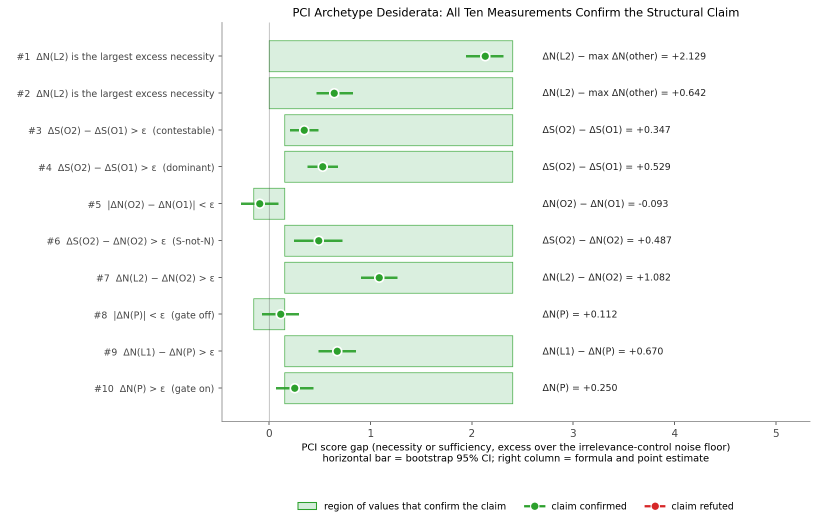
#> input picture figures/archetypes_threshold_forest.png, 1634 x 1045 px (shown at 1/2 size)
$ python make_hero_figure.py
#> lines starting #> are read from the running program, lines starting #| are printed output that depends on the picture; after the words box and inside, x2 and y2 are one past the last pixel; in counts of white or black regions, pixels touching at a corner belong together
#!/usr/bin/env python3
"""Hero/teaser figure for the very front of the paper: composites the
archetype-verdict-recovery forest plot (top) with the runtime and
accuracy scaling benchmarks (bottom), so the headline empirical result --
PCI matches actual-causality verdicts, and stays tractable long past where
exact enumeration gives out -- is visible on page one.

This does not recompute anything: it composites the existing source PNGs
(already generated by their own notebooks) into one panel figure with
consistent panel labels, matching the paper's figure style.

Run: python3 scripts/make_hero_figure.py
Output: figures/hero_verdicts_and_scaling.{pdf,png}
"""
import os

import matplotlib
matplotlib.use("Agg")
import matplotlib.pyplot as plt
import numpy as np
from PIL import Image

INK = "#1d2730"
CAP_COL = "#6b7780"

plt.rcParams.update({"font.family": "DejaVu Sans", "pdf.fonttype": 42,
                     "ps.fonttype": 42})

HERE = os.path.dirname(os.path.dirname(os.path.abspath(__file__)))
ARCHETYPES = os.path.join(HERE, "figures", "archetypes_threshold_forest.png")
RUNTIME = os.path.join(HERE, "docs/source/ac_benchmark/plot1_runtime.png")
ACCURACY = os.path.join(HERE, "docs/source/ac_benchmark/plot3_accuracy.png")


def trimmed(path, pad=12):
    """Crop a source PNG to its true (near-white) content bounding box, so
    composited panels don't carry each source figure's own margins."""
#> called with path = 'figures/archetypes_threshold_forest.png', pad = 12
    im = Image.open(path).convert("RGB")
    arr = np.asarray(im)
    mask = (arr < 250).any(axis=2)  # non-white pixels
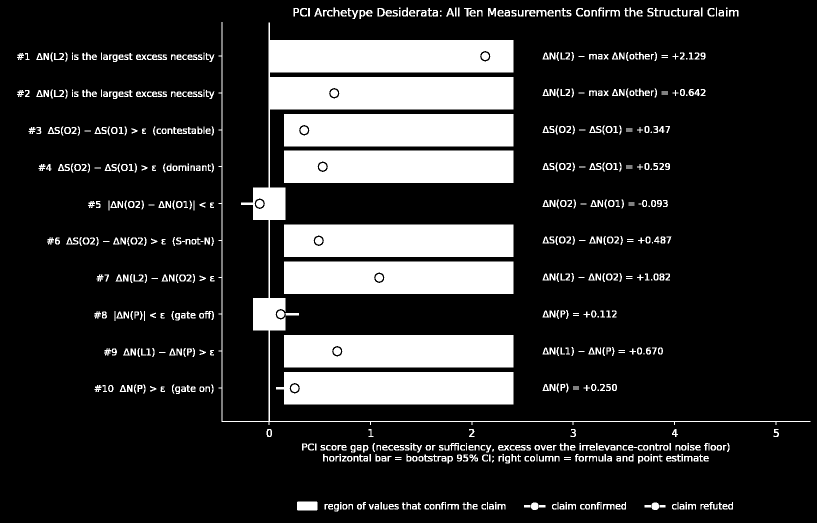
#> mask: shape (1045, 1634) bool (shown at 1/2 size); 17.9% white; 747 white regions (41 under 20 px), largest, box (x1, y1, x2, y2) and area: (437, 44, 1621, 850) 76743, (552, 744, 1027, 809) 29594, (568, 228, 1027, 293) 29514
    rows = np.where(mask.any(axis=1))[0]
#> rows = 903 values from 15 to 1022
    cols = np.where(mask.any(axis=0))[0]
#> cols = 1576 values from 34 to 1620
    top, bot = max(rows[0] - pad, 0), min(rows[-1] + pad, arr.shape[0])
#> top = 3; bot = 1034
    left, right = max(cols[0] - pad, 0), min(cols[-1] + pad, arr.shape[1])
#> left = 22; right = 1632
    return np.asarray(im.crop((left, top, right, bot)))


def panel(ax, img, label, title):
    ax.imshow(img)
    ax.axis("off")
    ax.set_title(f"{label}  {title}", loc="left", fontsize=11,
                 fontweight="bold", color=INK, pad=8)


def emit(outdir):
    top_img = trimmed(ARCHETYPES)
    bl_img = trimmed(RUNTIME)
#> call 2 of trimmed, with pad = 12
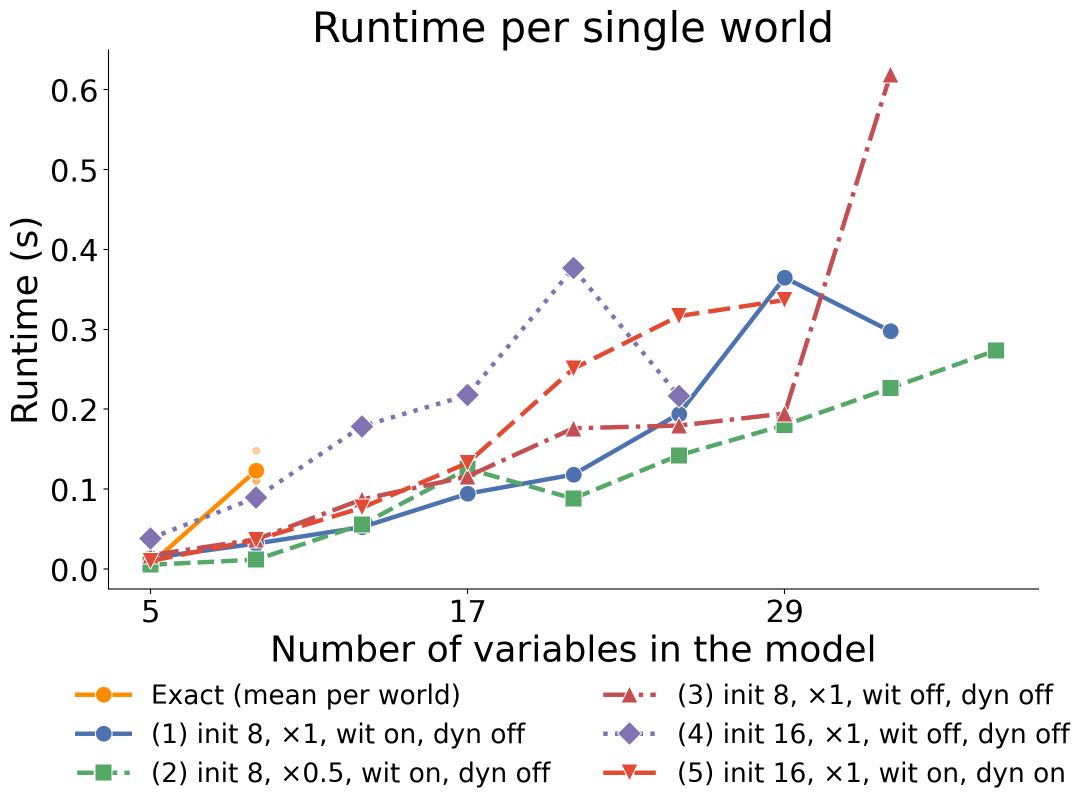
#> input picture docs/source/ac_benchmark/plot1_runtime.png, 2180 x 1616 px (shown at 1/2 size)
#> in trimmed (call 2), `mask = (arr < 250).any(axis=2)`:
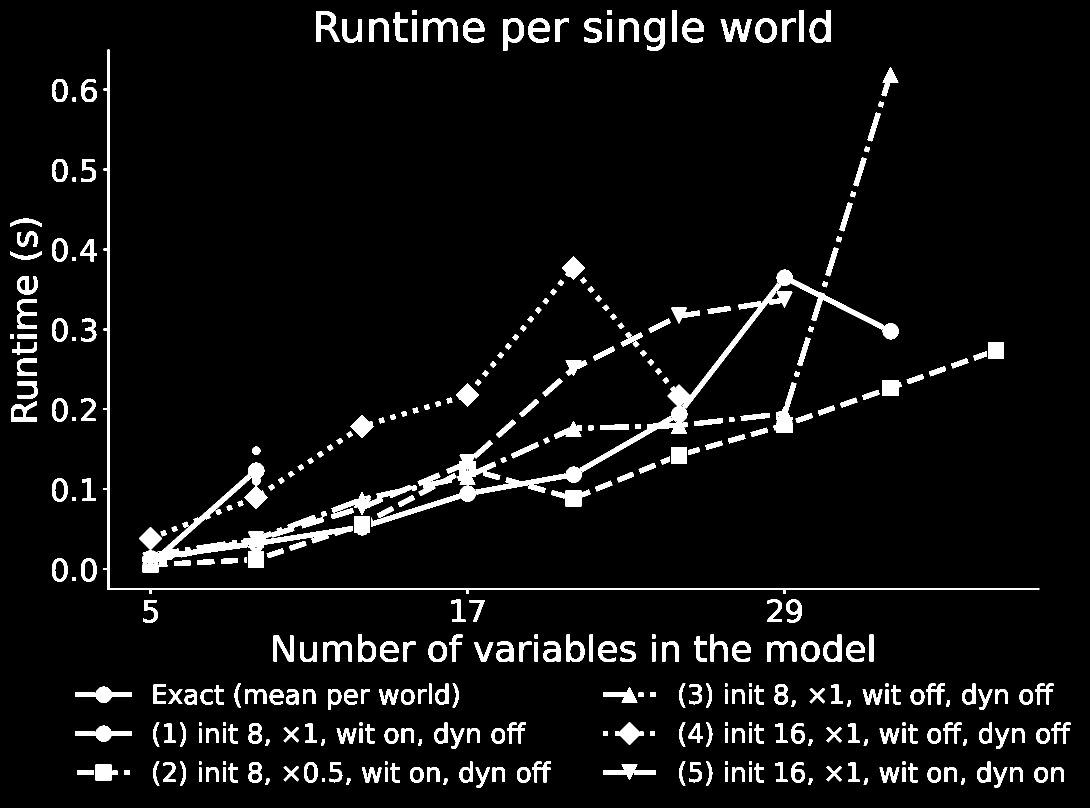
#> mask: shape (1616, 2180) bool (shown at 1/2 size); 5.9% white; 389 white regions (1 under 20 px), largest, box (x1, y1, x2, y2) and area: (742, 539, 1798, 1054) 19120, (285, 925, 706, 1145) 12257, (207, 98, 2079, 1188) 12084
#> in trimmed (call 2), `rows = np.where(mask.any(axis=1))[0]`: rows = 1426 values from 20 to 1574
#> in trimmed (call 2), `cols = np.where(mask.any(axis=0))[0]`: cols = 2091 values from 20 to 2140
#> in trimmed (call 2), `top, bot = max(rows[0] - pad, 0), min(rows[-1] + pad, arr.shape[0])`: top = 8; bot = 1586
#> in trimmed (call 2), `left, right = max(cols[0] - pad, 0), min(cols[-1] + pad, arr.shape[1])`: left = 8; right = 2152
    br_img = trimmed(ACCURACY)
#> call 3 of trimmed, with pad = 12
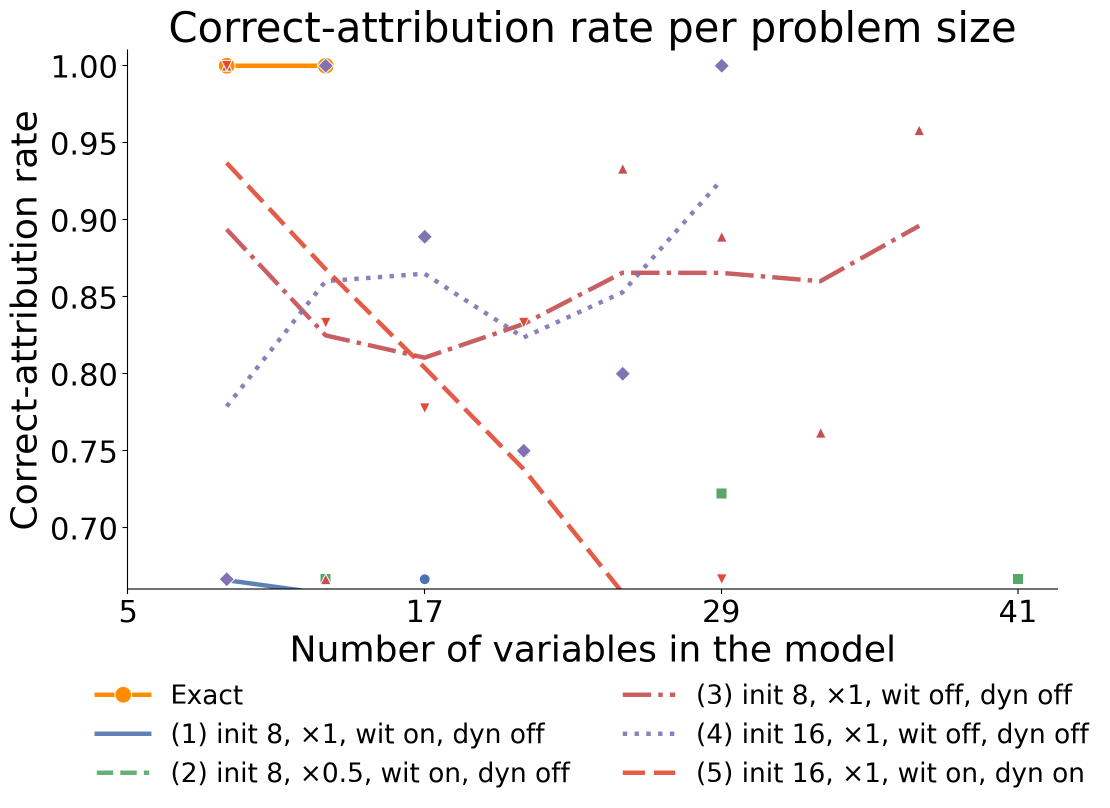
#> input picture docs/source/ac_benchmark/plot3_accuracy.png, 2219 x 1616 px (shown at 1/2 size)
#> in trimmed (call 3), `mask = (arr < 250).any(axis=2)`:
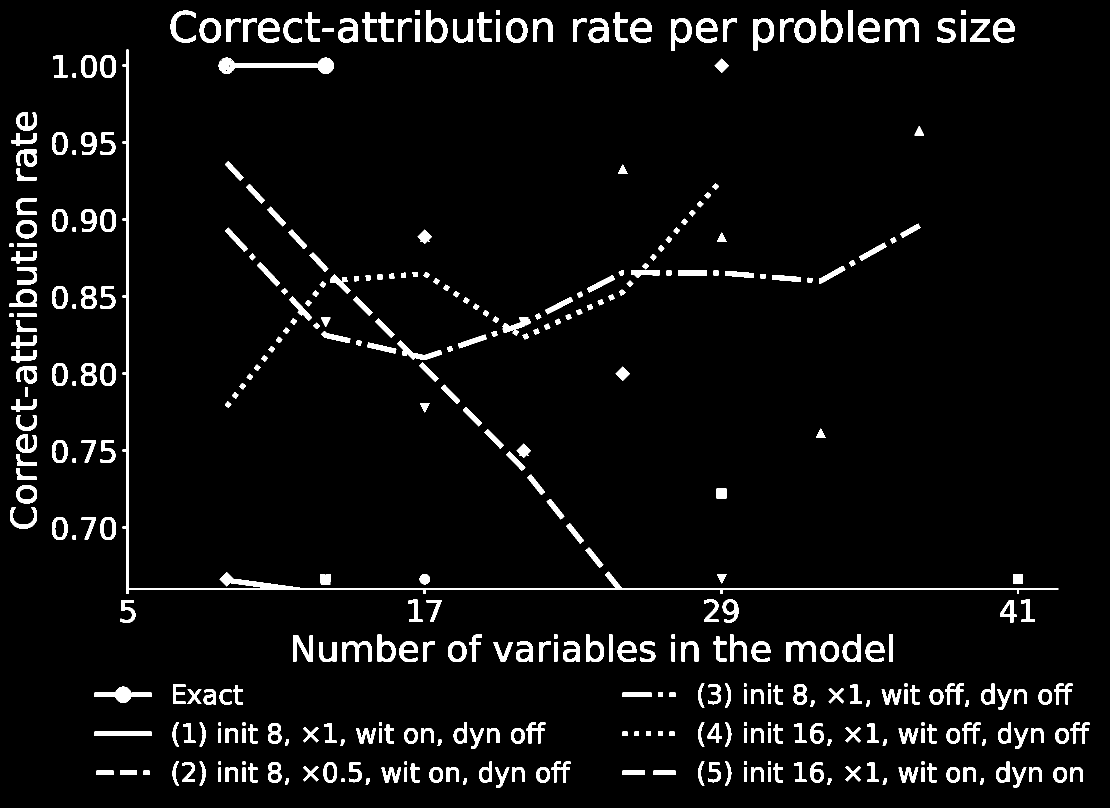
#> mask: shape (1616, 2219) bool (shown at 1/2 size); 5% white; 402 white regions, largest, box (x1, y1, x2, y2) and area: (245, 98, 2117, 1188) 13933, (437, 115, 668, 148) 2811, (189, 1373, 303, 1406) 1548
#> in trimmed (call 3), `rows = np.where(mask.any(axis=1))[0]`: rows = 1425 values from 20 to 1574
#> in trimmed (call 3), `cols = np.where(mask.any(axis=0))[0]`: cols = 2110 values from 19 to 2178
#> in trimmed (call 3), `left, right = max(cols[0] - pad, 0), min(cols[-1] + pad, arr.shape[1])`: left = 7; right = 2190
#> in trimmed (call 3), `return np.asarray(im.crop((left, top, right, bot)))`:
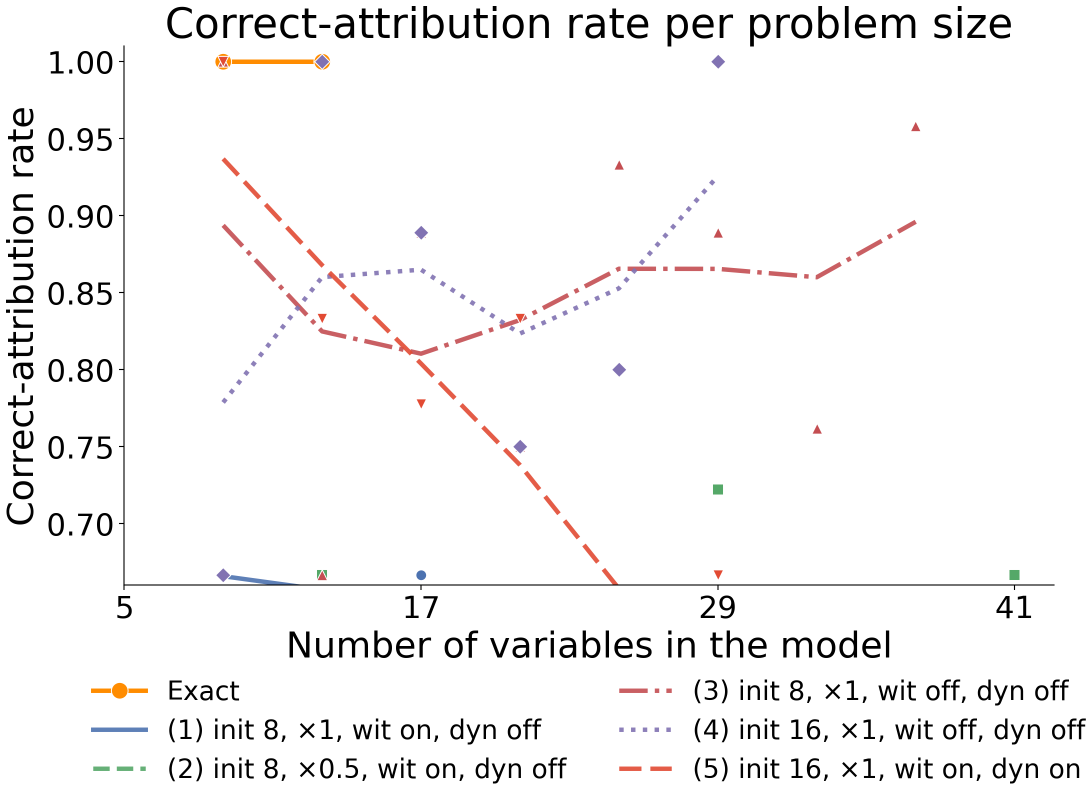
#> returned value: shape (1578, 2183, 3) (shown at 1/2 size); mean of channels 0, 1, 2 245.8, 245, 244.9; drawn as R, G, B
    top_aspect = top_img.shape[0] / top_img.shape[1]   # h/w
#> top_aspect = 0.64
    bl_aspect = bl_img.shape[0] / bl_img.shape[1]
#> bl_aspect = 0.736
    br_aspect = br_img.shape[0] / br_img.shape[1]
#> br_aspect = 0.723

    W = 9.0  # content width, inches
    top_h = W * top_aspect
#> top_h = 5.76
    bot_h = (W / 2) * max(bl_aspect, br_aspect)
#> bot_h = 3.31

    fig = plt.figure(figsize=(W, top_h + bot_h + 1.1))
    gs = fig.add_gridspec(2, 2, height_ratios=[top_h, bot_h],
                          hspace=0.38, wspace=0.22)

    ax_top = fig.add_subplot(gs[0, :])
    panel(ax_top, top_img, "(a)",
          "PCI matches actual-causality verdicts on all ten archetype checks")

    ax_bl = fig.add_subplot(gs[1, 0])
    panel(ax_bl, bl_img, "(b)", "Runtime past exact AC's cutoff")

    ax_br = fig.add_subplot(gs[1, 1])
    panel(ax_br, br_img, "(c)", "Accuracy past exact AC's cutoff")

    fig.savefig(os.path.join(outdir, "hero_verdicts_and_scaling.pdf"),
               dpi=400, bbox_inches="tight", facecolor="white")
    fig.savefig(os.path.join(outdir, "hero_verdicts_and_scaling.png"),
               dpi=200, bbox_inches="tight", facecolor="white")
    plt.close(fig)
    print("wrote hero_verdicts_and_scaling.{pdf,png} to", outdir)


if __name__ == "__main__":
    outdir = os.path.join(HERE, "figures")
    os.makedirs(outdir, exist_ok=True)
    emit(outdir)
